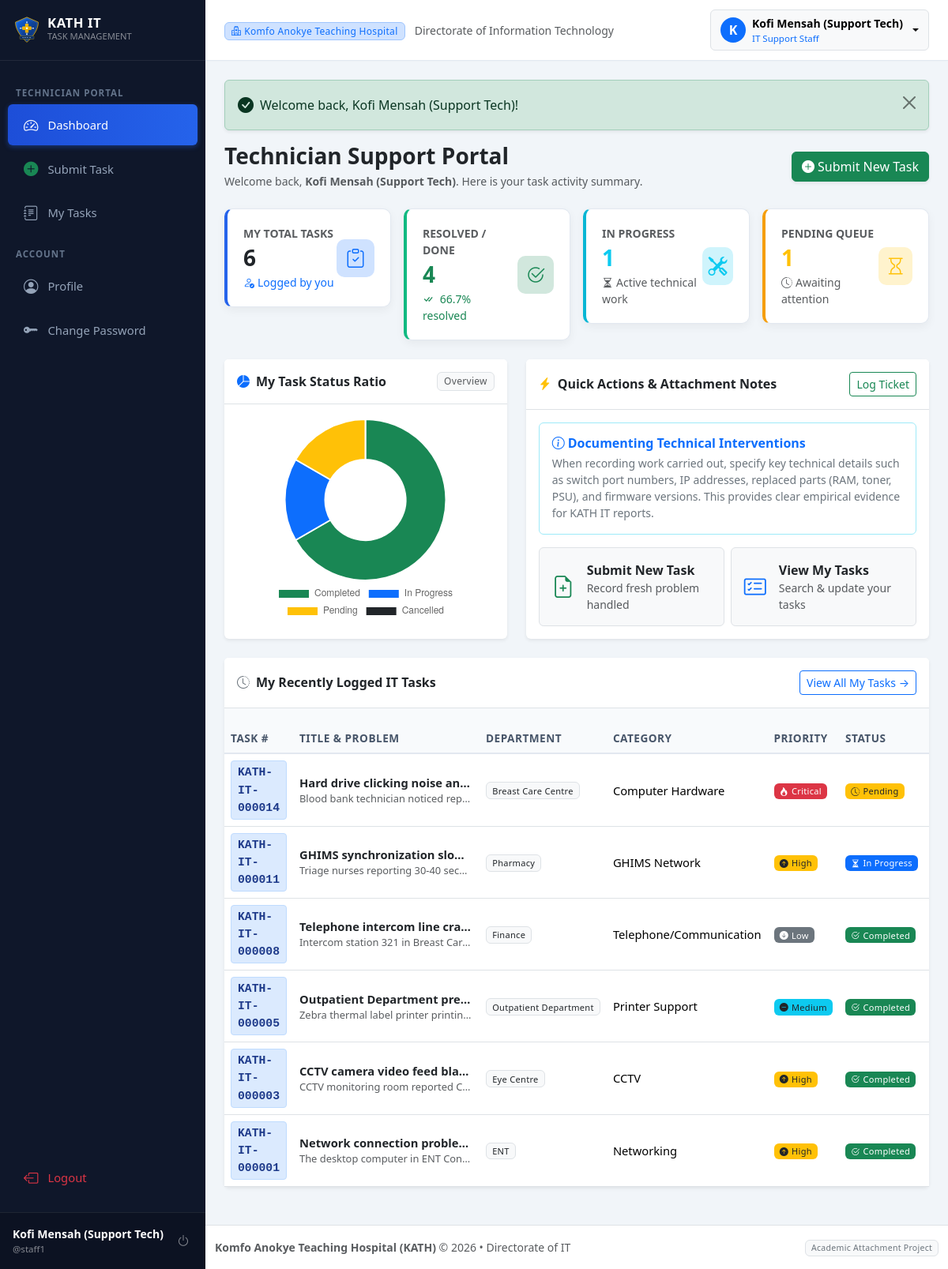
Screenshot of /staff/dashboard.php (signed in) with the database file from the repository.
### tables this page shows
CREATE TABLE IF NOT EXISTS `users` (
    `id` INT AUTO_INCREMENT PRIMARY KEY,
    `full_name` VARCHAR(150) NOT NULL,
    `username` VARCHAR(60) NOT NULL UNIQUE,
    `email` VARCHAR(150) NOT NULL UNIQUE,
    `phone` VARCHAR(30) NULL,
    `password` VARCHAR(255) NOT NULL,
    `role` ENUM('admin', 'staff') NOT NULL DEFAULT 'staff',
    `department_id` INT NULL,
    `status` ENUM('active', 'inactive') NOT NULL DEFAULT 'active',
    `created_at` TIMESTAMP DEFAULT CURRENT_TIMESTAMP,
    `updated_at` TIMESTAMP DEFAULT CURRENT_TIMESTAMP ON UPDATE CURRENT_TIMESTAMP,
    CONSTRAINT `fk_users_department` FOREIGN KEY (`department_id`) 
        REFERENCES `departments`(`id`) ON DELETE SET NULL ON UPDATE CASCADE
);

CREATE TABLE IF NOT EXISTS `tasks` (
    `id` INT AUTO_INCREMENT PRIMARY KEY,
    `task_number` VARCHAR(30) NOT NULL UNIQUE,
    `user_id` INT NOT NULL,
    `department_id` INT NOT NULL,
    `category_id` INT NOT NULL,
    `title` VARCHAR(255) NOT NULL,
    `problem_description` TEXT NOT NULL,
    `work_done` TEXT NOT NULL,
    `priority` ENUM('Low', 'Medium', 'High', 'Critical') NOT NULL DEFAULT 'Medium',
    `status` ENUM('Pending', 'In Progress', 'Completed', 'Cancelled') NOT NULL DEFAULT 'Pending',
    `date_started` DATETIME NOT NULL,
    `date_completed` DATETIME NULL,
    `remarks` TEXT NULL,
    `attachment` VARCHAR(255) NULL,
    `created_at` TIMESTAMP DEFAULT CURRENT_TIMESTAMP,
    `updated_at` TIMESTAMP DEFAULT CURRENT_TIMESTAMP ON UPDATE CURRENT_TIMESTAMP,
    CONSTRAINT `fk_tasks_user` FOREIGN KEY (`user_id`) 
        REFERENCES `users`(`id`) ON DELETE RESTRICT ON UPDATE CASCADE,
    CONSTRAINT `fk_tasks_department` FOREIGN KEY (`department_id`) 
        REFERENCES `departments`(`id`) ON DELETE RESTRICT ON UPDATE CASCADE,
    CONSTRAINT `fk_tasks_category` FOREIGN KEY (`category_id`) 
        REFERENCES `categories`(`id`) ON DELETE RESTRICT ON UPDATE CASCADE,
    INDEX `idx_tasks_task_number` (`task_number`),
    INDEX `idx_tasks_status` (`status`),
    INDEX `idx_tasks_priority` (`priority`),
    INDEX `idx_tasks_date_started` (`date_started`),
    INDEX `idx_tasks_created_at` (`created_at`)
);

CREATE TABLE IF NOT EXISTS `departments` (
    `id` INT AUTO_INCREMENT PRIMARY KEY,
    `department_name` VARCHAR(120) NOT NULL UNIQUE,
    `description` TEXT NULL,
    `status` ENUM('active', 'inactive') NOT NULL DEFAULT 'active',
    `created_at` TIMESTAMP DEFAULT CURRENT_TIMESTAMP,
    `updated_at` TIMESTAMP DEFAULT CURRENT_TIMESTAMP ON UPDATE CURRENT_TIMESTAMP
);

CREATE TABLE IF NOT EXISTS `categories` (
    `id` INT AUTO_INCREMENT PRIMARY KEY,
    `category_name` VARCHAR(120) NOT NULL UNIQUE,
    `description` TEXT NULL,
    `status` ENUM('active', 'inactive') NOT NULL DEFAULT 'active',
    `created_at` TIMESTAMP DEFAULT CURRENT_TIMESTAMP,
    `updated_at` TIMESTAMP DEFAULT CURRENT_TIMESTAMP ON UPDATE CURRENT_TIMESTAMP
);

### staff/dashboard.php (the view, shortened to what the rows shown need)
<?php
require_once __DIR__ . '/../includes/auth.php';
$userId = (int)$_SESSION['user']['id'];
try {
    $stmt = $pdo->prepare("SELECT COUNT(*) FROM tasks WHERE user_id = :id");
    $stmt->execute([':id' => $userId]);
    $myTotalTasks = (int)$stmt->fetchColumn();
    $stmt = $pdo->prepare("
        SELECT status, COUNT(*) as count
        FROM tasks
        WHERE user_id = :id
        GROUP BY status
    ");
    $stmt->execute([':id' => $userId]);
    $statusRows = $stmt->fetchAll();
    $statusMap = ['Completed' => 0, 'In Progress' => 0, 'Pending' => 0, 'Cancelled' => 0];
    foreach ($statusRows as $sr) {
        $statusMap[$sr['status']] = (int)$sr['count'];
    }
    $stmt = $pdo->prepare("
        SELECT t.*, d.department_name, c.category_name
        FROM tasks t
        JOIN departments d ON t.department_id = d.id
        JOIN categories c ON t.category_id = c.id
        WHERE t.user_id = :id
        ORDER BY t.created_at DESC
        LIMIT 6
    ");
    $stmt->execute([':id' => $userId]);
    $recentTasks = $stmt->fetchAll();
} catch (PDOException $e) {
    die("Database error: " . $e->getMessage());
}
include __DIR__ . '/../includes/header.php';
?>
<div class="card shadow-sm border-0 mb-4">
    <div class="card-body p-0">
        <div class="table-responsive">
            <table class="table table-hover align-middle mb-0">
                <thead class="table-light">
                    <tr>
                        <th style="width: 130px;">Task #</th>
                        <th>Title &amp; Problem</th>
                        <th>Department</th>
                        <th>Category</th>
                        <th>Priority</th>
                        <th>Status</th>
                        <th>Date Started</th>
                    </tr>
                </thead>
                <tbody>
                    <?php if (empty($recentTasks)): ?>
                        <tr>
                            <td colspan="8" class="text-center py-5 text-muted">
                                <i class="bi bi-journal-check fs-2 d-block mb-2"></i>
                                You have not submitted any technical tasks yet.
                            </td>
                        </tr>
                    <?php else: ?>
                        <?php foreach ($recentTasks as $task): ?>
                            <tr>
                                <td>
                                    <a href="task_view.php?id=<?= $task['id'] ?>" class="task-number-pill">
                                        <?= h($task['task_number']) ?>
                                    </a>
                                </td>
                                <td>
                                    <div class="fw-semibold text-dark text-truncate" style="max-width: 220px;" title="<?= h($task['title']) ?>">
                                        <?= h($task['title']) ?>
                                    </div>
                                    <div class="text-muted small text-truncate" style="max-width: 220px;" title="<?= h($task['problem_description']) ?>">
                                        <?= h($task['problem_description']) ?>
                                    </div>
                                </td>
                                <td><span class="badge bg-light text-dark border"><?= h($task['department_name']) ?></span></td>
                                <td class="small"><?= h($task['category_name']) ?></td>
                                <td><?= get_priority_badge($task['priority']) ?></td>
                                <td><?= get_status_badge($task['status']) ?></td>
                                <td class="small text-muted"><?= format_date($task['date_started']) ?></td>
                            </tr>
                        <?php endforeach; ?>
                    <?php endif; ?>
                </tbody>
            </table>
        </div>
    </div>
</div>
<?php if ($myTotalTasks > 0): ?>
<script>
document.addEventListener('DOMContentLoaded', function () {
    const ctx = document.getElementById('staffStatusChart');
    if (ctx) {
        new Chart(ctx, {
            type: 'doughnut',
            data: {
                labels: ['Completed', 'In Progress', 'Pending', 'Cancelled'],
                datasets: [{
                    data: [
                        <?= $statusMap['Completed'] ?>,
                        <?= $statusMap['In Progress'] ?>,
                        <?= $statusMap['Pending'] ?>,
                        <?= $statusMap['Cancelled'] ?>
                    ],
                    backgroundColor: ['#198754', '#0d6efd', '#ffc107', '#212529']
                }]
            },
            options: {
                responsive: true,
                maintainAspectRatio: false,
                plugins: {
                    legend: { position: 'bottom' }
                }
            }
        });
    }
});
</script>
<?php endif; ?>
<?php include __DIR__ . '/../includes/footer.php'; ?>

### includes/header.php (shortened to what the rows shown need)
<!DOCTYPE html>
<html lang="en">
<head>
    <link href="https://cdn.jsdelivr.net/npm/bootstrap@5.3.2/dist/css/bootstrap.min.css" rel="stylesheet">
    <link rel="stylesheet" href="https://cdn.jsdelivr.net/npm/bootstrap-icons@1.11.3/font/bootstrap-icons.min.css">
    <link rel="stylesheet" href="<?= BASE_URL ?>assets/css/style.css">
</head>
<body>
    <div class="wrapper">
        <?php include __DIR__ . '/sidebar.php'; ?>
        <div class="main-content">
            <nav class="top-navbar d-flex align-items-center justify-content-between">
                <div class="d-flex align-items-center gap-3">
                    <?php if ($user): ?>
                        <div class="dropdown">
                            <button class="btn btn-light dropdown-toggle d-flex align-items-center gap-2 border" type="button" data-bs-toggle="dropdown" aria-expanded="false">
                                <div class="bg-primary text-white rounded-circle d-flex align-items-center justify-content-center" style="width: 32px; height: 32px; font-weight: 600;">
                                    <?= strtoupper(substr($user['full_name'] ?? 'U', 0, 1)) ?>
                                </div>
                                <div class="text-start d-none d-md-block">
                                    <div class="fw-semibold small leading-tight"><?= h($user['full_name']) ?></div>
                                    <div class="text-muted" style="font-size: 0.72rem;">
                                        <?= $user['role'] === 'admin' ? '<span class="text-danger fw-bold">Administrator</span>' : '<span class="text-primary">IT Support Staff</span>' ?>
                                    </div>
                                </div>
                            </button>
                        </div>
                    <?php endif; ?>
                </div>
            </nav>
            <div class="container-fluid p-4">

### includes/sidebar.php (shortened to what the rows shown need)
<?php
$user = current_user();
?>
<aside class="sidebar">
    <?php if ($user): ?>
        <div class="sidebar-user d-flex align-items-center">
            <div class="flex-grow-1 overflow-hidden me-2">
                <div class="text-white text-truncate small fw-bold"><?= h($user['full_name']) ?></div>
                <div class="text-white-50 text-truncate" style="font-size: 0.72rem;">@<?= h($user['username']) ?></div>
            </div>
            <a href="<?= BASE_URL ?>logout.php" class="btn btn-sm btn-outline-secondary text-white-50 border-0 p-1" title="Sign Out">
                <i class="bi bi-power fs-6"></i>
            </a>
        </div>
    <?php endif; ?>
</aside>

### includes/functions.php (shortened to what the rows shown need)
<?php
function h($string) {
    return htmlspecialchars((string)($string ?? ''), ENT_QUOTES, 'UTF-8');
}
function current_user() {
    return $_SESSION['user'] ?? null;
}
function get_priority_badge($priority) {
    $p = ucfirst(strtolower($priority));
    switch ($p) {
        case 'Critical':
            return '<span class="badge bg-danger text-white"><i class="bi bi-fire me-1"></i>Critical</span>';
        case 'High':
            return '<span class="badge bg-warning text-dark"><i class="bi bi-arrow-up-circle-fill me-1"></i>High</span>';
        case 'Medium':
            return '<span class="badge bg-info text-dark"><i class="bi bi-dash-circle-fill me-1"></i>Medium</span>';
        case 'Low':
            return '<span class="badge bg-secondary text-white"><i class="bi bi-arrow-down-circle-fill me-1"></i>Low</span>';
    }
}
function get_status_badge($status) {
    $s = ucwords(strtolower($status));
    switch ($s) {
        case 'Completed':
            return '<span class="badge bg-success text-white"><i class="bi bi-check2-circle me-1"></i>Completed</span>';
        case 'In Progress':
            return '<span class="badge bg-primary text-white"><i class="bi bi-hourglass-split me-1"></i>In Progress</span>';
        case 'Pending':
            return '<span class="badge bg-warning text-dark"><i class="bi bi-clock-history me-1"></i>Pending</span>';
    }
}

### rows the page displays
users: full_name "Kofi Mensah (Support Tech)", username "staff1", full_name "K"
tasks: task_number "KATH-IT-000014", title "Hard drive clicking noise an…", problem_description "Blood bank technician noticed rep…", department.department_name "Breast Care Centre", category.category_name "Computer Hardware", priority "Critical" (drawn), status "Pending" (drawn)
tasks: task_number "KATH-IT-000011", title "GHIMS synchronization slo…", problem_description "Triage nurses reporting 30-40 sec…", department.department_name "Pharmacy", category.category_name "GHIMS Network", priority "High" (drawn), status "In Progress" (drawn)
tasks: task_number "KATH-IT-000008", title "Telephone intercom line cra…", problem_description "Intercom station 321 in Breast Car…", department.department_name "Finance", category.category_name "Telephone/Communication", priority "Low" (drawn), status "Completed" (drawn)
tasks: task_number "KATH-IT-000005", title "Outpatient Department pre…", problem_description "Zebra thermal label printer printin…", department.department_name "Outpatient Department", category.category_name "Printer Support", priority "Medium" (drawn), status "Completed" (drawn)
tasks: task_number "KATH-IT-000003", title "CCTV camera video feed bla…", problem_description "CCTV monitoring room reported C…", department.department_name "Eye Centre", category.category_name "CCTV", priority "High" (drawn), status "Completed" (drawn)
tasks: task_number "KATH-IT-000001", title "Network connection proble…", problem_description "The desktop computer in ENT Con…", department.department_name "ENT", category.category_name "Networking", priority "High" (drawn), status "Completed" (drawn)

### other values shown
$message "Welcome back, Kofi Mensah (Support Tech)!"
$_SESSION['user']['full_name'] "Kofi Mensah (Support Tech)"
$myTotalTasks "6"
$myCompletedTasks "4"
$myInProgressTasks "1"
$myPendingTasks "1"
chart data {{ $statusMap['Completed'] }} 4
chart data {{ $statusMap['In Progress'] }} 1
chart data {{ $statusMap['Pending'] }} 1
chart data {{ $statusMap['Cancelled'] }} 0
